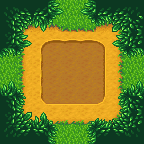

A 2D game scene composited from a Tiled map and its tileset images. What follows is a short description and the map's XML, with every tile layer's data as written:
An orthogonal 9x9 tile map with 16x16 px tiles, 7 tile layers (Back, Back2, Buildings, Front, ...).

<map version="1.10" tiledversion="1.11.2" orientation="orthogonal" renderorder="right-down" compressionlevel="0" width="9" height="9" tilewidth="16" tileheight="16" infinite="0" nextlayerid="15" nextobjectid="8">
 <properties>
  <property name="Warp" value="3 0 Desert 18 27 4 0 Desert 18 27 5 0 Desert 18 27 3 8 Beach 93 2 4 8 Beach 93 2 5 8 Beach 93 2" />
 </properties>
 <tileset firstgid="1" name="Locations_OutdoorsSpring" tilewidth="16" tileheight="16" tilecount="1975" columns="25">
  <image source="MPP_EK_Locations_OutdoorsSpring.png" width="400" height="1264" />
 </tileset>
 <layer id="1" name="Back" width="9" height="9">
  <data encoding="csv">
0,0,0,0,0,0,0,0,0,
0,0,0,0,0,0,0,0,0,
0,0,0,0,0,0,0,0,0,
0,0,0,0,0,0,0,0,0,
0,0,0,0,0,0,0,0,0,
0,0,0,0,0,0,0,0,0,
0,0,0,0,0,0,0,0,0,
0,0,0,0,0,0,0,0,0,
0,0,0,0,0,0,0,0,0
</data>
 </layer>
 <layer id="2" name="Back2" width="9" height="9">
  <properties>
   <property name="Draw" value="Back" />
  </properties>
  <data encoding="csv">
0,0,0,176,176,176,0,0,0,
0,201,202,180,181,181,202,204,0,
0,226,531,532,532,532,533,229,0,
176,226,556,557,557,557,558,229,176,
176,226,556,557,557,557,558,229,176,
176,226,556,557,557,557,558,229,176,
0,226,581,582,582,582,583,229,0,
0,251,252,252,252,252,252,254,0,
0,0,0,176,176,176,0,0,0
</data>
 </layer>
 <layer id="3" name="Buildings" width="9" height="9">
  <data encoding="csv">
941,944,945,0,0,0,945,945,946,
966,0,0,0,0,0,0,0,996,
991,0,0,0,0,0,0,0,971,
0,0,0,0,0,0,0,0,0,
0,0,0,0,0,0,0,0,0,
0,0,0,0,0,0,0,0,0,
966,0,0,0,0,0,0,0,996,
991,0,0,0,0,0,0,0,971,
1066,1067,1068,0,0,0,1067,1068,1071
</data>
 </layer>
 <layer id="4" name="Front" width="9" height="9">
  <data encoding="csv">
941,944,945,992,0,995,945,945,946,
966,967,968,993,0,994,969,970,996,
991,992,0,0,0,0,0,995,971,
969,993,0,0,0,0,0,994,969,
0,0,0,0,0,0,0,0,0,
1043,1018,0,0,0,0,0,1019,1043,
966,1017,0,0,0,0,0,1020,996,
991,1042,1043,1018,0,1019,1044,1045,971,
1066,1067,1068,1017,0,1020,1067,1068,1071
</data>
 </layer>
 <layer id="5" name="Front2" width="9" height="9">
  <properties>
   <property name="Draw" value="Front" />
  </properties>
  <data encoding="csv">
0,0,0,0,0,0,0,0,0,
0,0,0,0,0,0,0,0,0,
0,0,0,0,0,0,0,0,0,
0,0,0,0,0,0,0,0,0,
0,0,0,0,0,0,0,0,0,
0,0,0,0,0,0,0,0,0,
0,0,0,0,0,0,0,0,0,
0,0,0,0,0,0,0,0,0,
0,0,0,0,0,0,0,0,0
</data>
 </layer>
 <layer id="6" name="Front3" width="9" height="9">
  <properties>
   <property name="Draw" value="Fron" />
  </properties>
  <data encoding="csv">
0,0,0,0,0,0,0,0,0,
0,0,0,0,0,0,0,0,0,
0,0,0,0,0,0,0,0,0,
0,0,0,0,0,0,0,0,0,
0,0,0,0,0,0,0,0,0,
0,0,0,0,0,0,0,0,0,
0,0,0,0,0,0,0,0,0,
0,0,0,0,0,0,0,0,0,
0,0,0,0,0,0,0,0,0
</data>
 </layer>
 <layer id="7" name="Paths" width="9" height="9">
  <data encoding="csv">
0,0,0,0,0,0,0,0,0,
0,0,0,0,0,0,0,0,0,
0,0,0,0,0,0,0,0,0,
0,0,0,0,0,0,0,0,0,
0,0,0,0,0,0,0,0,0,
0,0,0,0,0,0,0,0,0,
0,0,0,0,0,0,0,0,0,
0,0,0,0,0,0,0,0,0,
0,0,0,0,0,0,0,0,0
</data>
 </layer>
 <objectgroup id="8" name="Back" />
 <objectgroup id="9" name="Back2" />
 <objectgroup id="10" name="Buildings" />
 <objectgroup id="11" name="Front" />
 <objectgroup id="12" name="Front2" />
 <objectgroup id="13" name="Front3" />
 <objectgroup id="14" name="Paths" />
</map>
